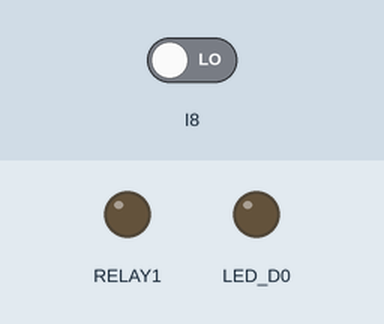
Recording of a sketch running on a simulated Arduino Opta. Shown: output pins drawn as LEDs (lit = HIGH). The test bench sets the inputs (shaded band); at power-on: I8 LOW. What the sketch prints to the serial monitor is not drawn.

Above: at 1.2 s.
1.3 s: I8 driven HIGH
At 2.3 s:
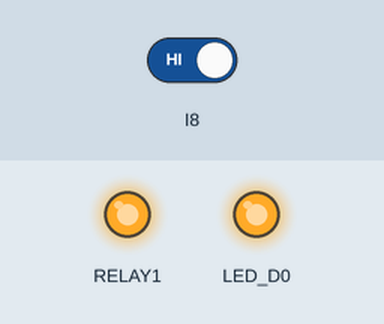
2.8 s: I8 driven LOW
At 3.4 s:
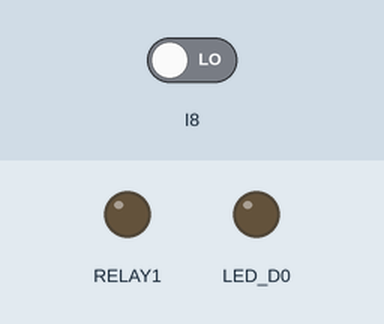
Timing chart, 0 to 5.8 s (numbered marks = the images above; inputs shaded):
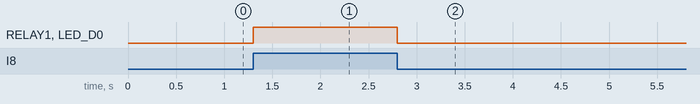

Measured:
- after the input at 1.3 s, RELAY1, LED_D0: LOW → HIGH at once
- after the input at 2.8 s, RELAY1, LED_D0: HIGH → LOW at once

The sketch:

OP02_DIGITALIN.ino
```cpp
void setup() {
  Serial.begin(115200);
  Serial.println("OPTA BT");
  pinMode(A7, INPUT);
  pinMode(LED_D0, OUTPUT);
  pinMode(D0, OUTPUT);
}

void loop() {
  int bt = digitalRead(A7);
  if (bt == HIGH) {
    digitalWrite(D0, HIGH);
    digitalWrite(LED_D0, HIGH);
  } else {
    digitalWrite(D0, LOW);
    digitalWrite(LED_D0, LOW);
  }

}
```
